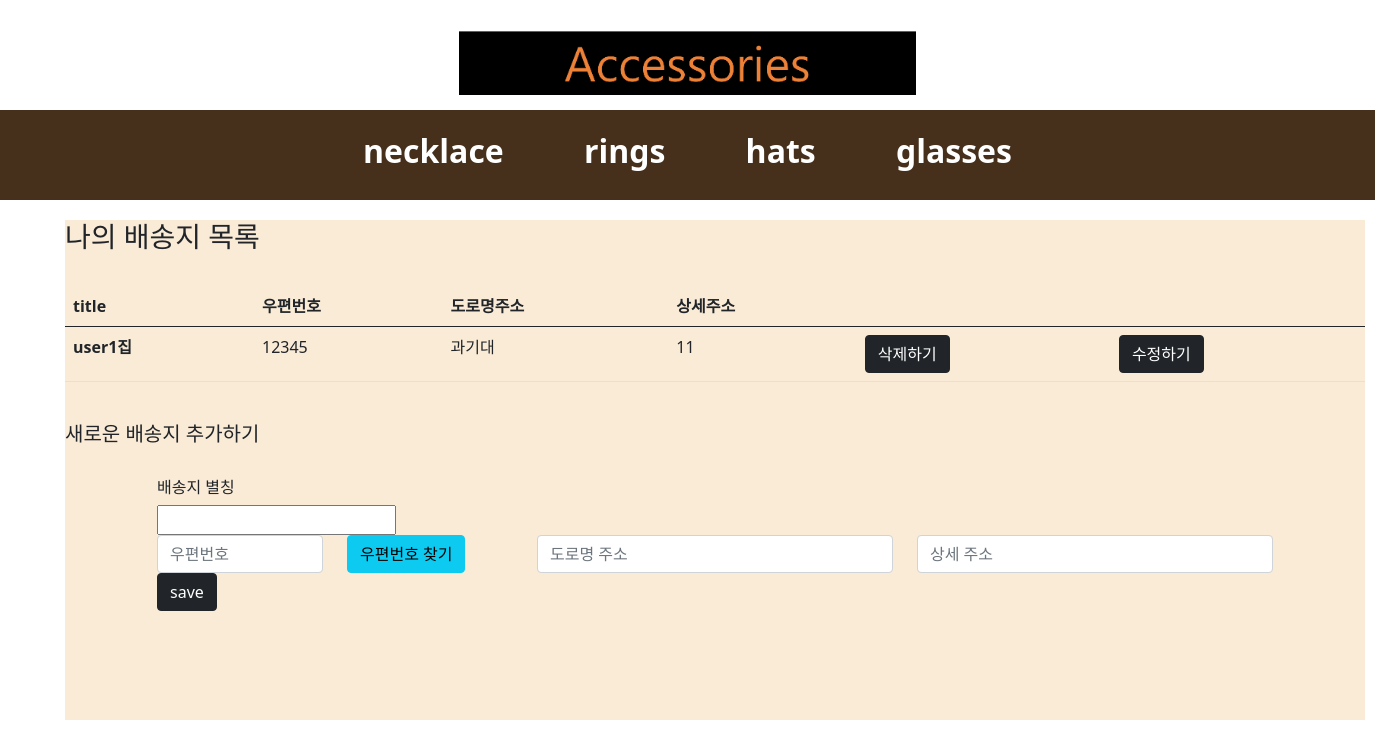
The app's page /create/ (signed in), older data.
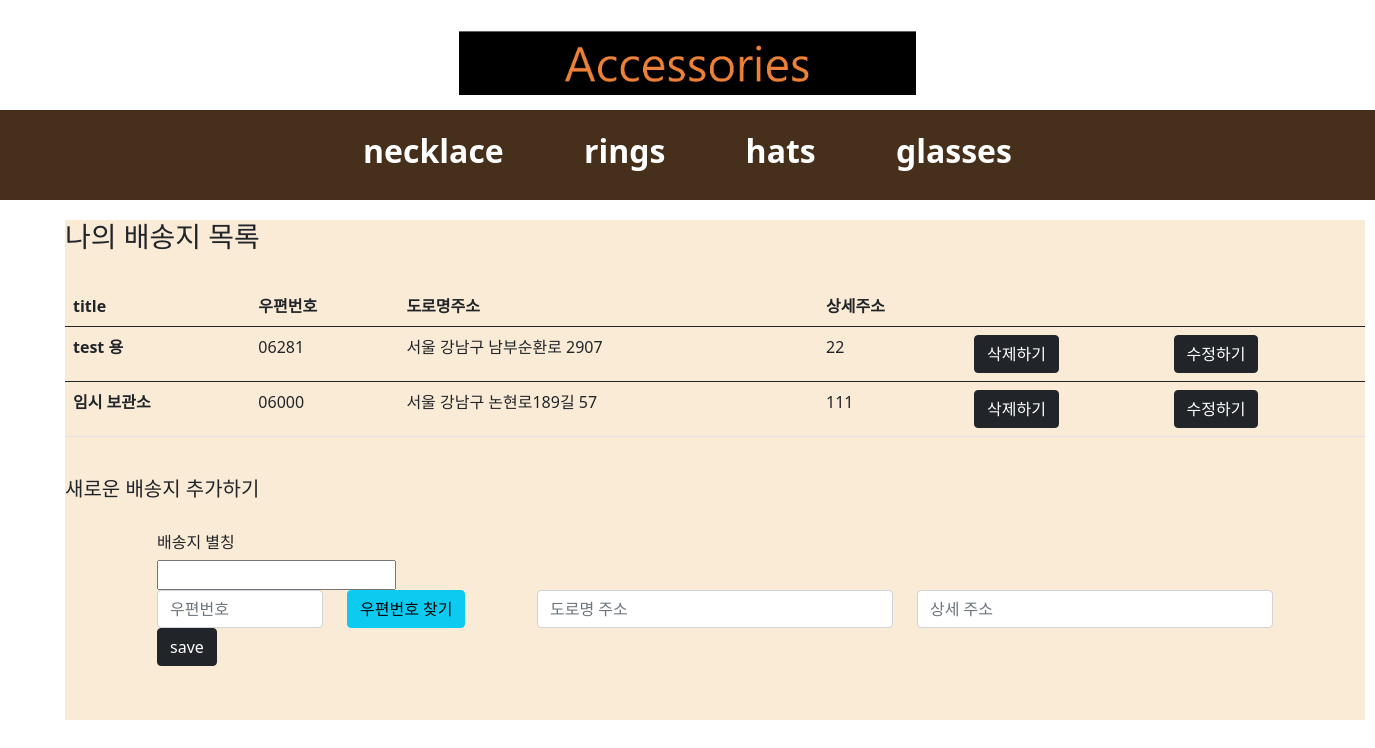
The same page, newer data.
### shoppingApp/models.py (models this page shows, shortened)
class address(models.Model):
    accounts = models.ForeignKey(UserAccounts, on_delete=models.CASCADE, null=True)
    title = models.CharField(max_length=200)
    post_num= models.CharField(max_length=200,null=True)
    road_address=models.CharField(max_length=200,null=True)
    detail_address=models.TextField()

### shoppingApp/views.py (the view)
# urls.py: path('create/', shoppingView.create_view, name='create'),
def create_view(request):
    uid=request.session.get('user_id')
    get_all=UserAccounts.objects.all()
    get_user=get_all.filter(user_id=uid)
    shippings = address.objects.filter(accounts__in=get_user)
    if shippings is None:
        return render(request, 'create.html')
    return render(request, 'create.html', {'shippings':  shippings })

### shoppingApp/templates/create.html (shortened to what this page needs)
<!DOCTYPE html>
<html lang="en">
<head>
    {% load static %}
    <link rel="stylesheet" href="{% static 'css/login.css' %}">
    <link href="https://cdn.jsdelivr.net/npm/bootstrap@5.0.0-beta3/dist/css/bootstrap.min.css" rel="stylesheet">
</head>
<body>
    <header><a href="{% url 'userMain' %}">
        <img src="{%static 'images/mainlogo.png' %}" height="100" alt="iconIMG"></a>
    </header>
    <navigator>
            <ul id="category">
              <li><a href="{%url 'products:necklace'%}">necklace</a></li>
              <li><a href="{%url 'products:rings'%}">rings</a></li>
              <li><a href="{%url 'products:hats'%}">hats</a></li>
              <li><a href="{%url 'products:glasses'%}">glasses</a></li>
            </ul>
    </navigator>
    <section>
<div>
<h3>나의 배송지 목록</h3><br>
<table class="table">
    <thead>
      <tr>
        <th scope="col">title</th>
        <th scope="col">우편번호</th>
        <th scope="col">도로명주소</th>
        <th scope="col">상세주소</th>
        <th scope="col"></th>
        <th scope="col"></th>
      </tr>
    </thead>
    {% for address in shippings %}
    <tbody>
      <tr>
        <th scope="row">{{address.title}}</th>
        <td>{{address.post_num}}</td>
        <td>{{address.road_address}}</td>
        <td>{{address.detail_address}}</td>
        <form action="{% url 'delete' address.pk%}" method="POST">
        <td><input class="btn btn-dark" type="submit" value="삭제하기" ></td>
        </form>
        <td><input class="btn btn-dark" type="submit" value="수정하기" ></td>
      </tr>
    </tbody>
    {%  endfor %}
</table>
</div>
<br>
<h5>새로운 배송지 추가하기</h5><br>
<div class="container">
	<form action="{% url 'postaddress' %}" method="POST">
  <div>
	<h6>배송지 별칭 </h6>
	<input type="text" name="title" id='title'>
  </div>
    <div class="form-group m-form__group row">
      <div class="col-md-2">
        <input
          type="text"
          class="form-control"
          name="post_num"
          id="postcode"
          placeholder="우편번호"
        />
      </div>
      <div class="col-md-2 postcode-btn">
        <button type="button" class="btn btn-info " onclick="execDaumPostcode()">
          우편번호 찾기
        </button>
      </div>
      <div class="col-md-4 ">
        <input
          type="text"
          class="form-control"
          name="road_address"
          id="address"
          placeholder="도로명 주소"
        />
      </div>
      <div class="col-md-4 ">
        <input
          type="text"
          class="form-control"
          name="detail_address"
          placeholder="상세 주소"
          required
        />
      </div>
    </div>
	  <input class="btn btn-dark" type="submit" value="save">
  </form>
</div>
</section>
</body>
</html>

### shoppingApp/static/css/login.css (style rules this page uses)
header { margin-top: 20px; position: fixed; width: 100%; height: 120px; text-align: center; z-index: 2; background-color: #fff; }
#category { position: fixed; top: 110px; list-style: none; height: 90px; width: 100%; padding: 5px 1px; margin: 0; background: #46301B; text-align: center; z-index: 2; }
#category li { position: relative; display: inline-block; margin: 5px 30px; padding: 0; }
#category li a { display: block; position: relative; width: 50%; font-weight: bold; font-size: 32px; padding: 7px 8px; color: #fff; text-decoration: none; cursor: pointer; }
section { position: absolute; top: 220px; height: 500px; width: 1300px; margin-left: 65px; background-color: #FAEBD7; }

Row changes from the older to the newer data that the page shows:
removed address: title "user1집", post_num "12345", road_address "과기대", detail_address "11"
added address: title "test 용", post_num "06281", road_address "서울 강남구 남부순환로 2907", detail_address "22"
added address: title "임시 보관소", post_num "06000", road_address "서울 강남구 논현로189길 57", detail_address "111"
